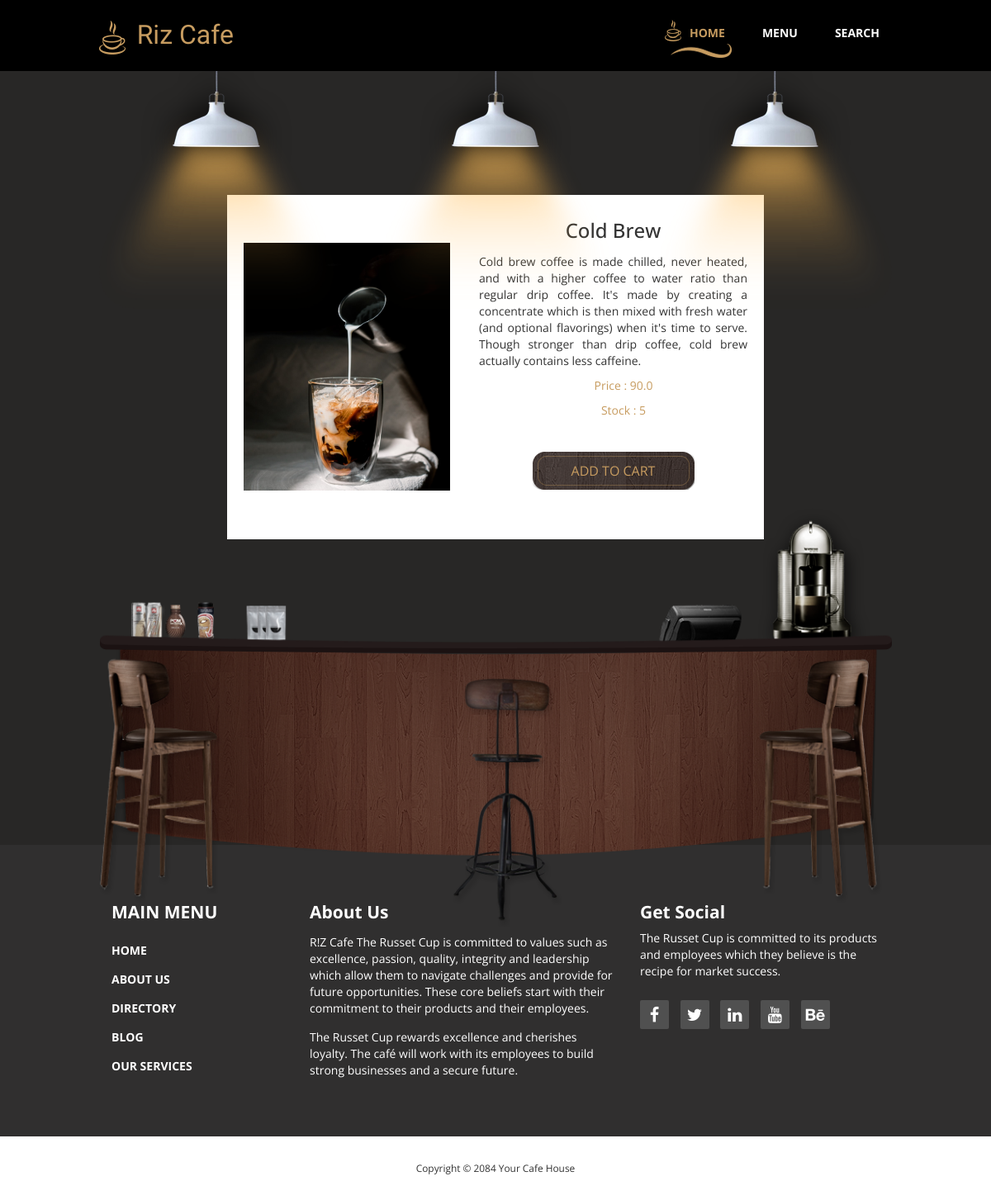
Page /coffee/cold-brew on the committed database.
### CafeApp/models.py (models this page shows, shortened)
class Products(models.Model):
    pname = models.CharField(max_length=250, unique=True)
    pslug = models.SlugField(max_length=250, unique=True)
    pcategory = models.ForeignKey(Category, on_delete=models.CASCADE)
    pprice = models.FloatField()
    pimg = models.ImageField(upload_to='picture')
    pdes = models.TextField()
    pstock = models.IntegerField()
    pavailable = models.BooleanField()

### CafeApp/views.py (the view)
# urls.py: path('<slug:cslug>/<slug:pslug>', views.Display, name='Display'),
def Display(request, cslug, pslug):
    try:
        prod = Products.objects.filter(pcategory__cslug=cslug, pslug=pslug)
    except Exception as e:
        raise e
    return render(request, 'details.html', {'pr': prod})

### AppCart/context_processor.py (called while the page is built)
def count(request):
    items_count = 0
    if 'admin' in request.path:
        return {}
    else:
        try:
            if request.user.is_authenticated:
                ct = CartList.objects.filter(user=request.user)
                cti = Items.objects.all().filter(cart=ct[:1])
                for c in cti:
                    items_count += c.iquan
        except CartList.DoesNotExist:
            items_count = 0
        return dict(itc=items_count)

### Templates/details.html (shortened to what this page needs)
{% extends 'base.html' %}
{% load static %}
{% block content %}
    <section class="tm-welcome-section">
      <div class="container tm-position-relative">
        <div class="tm-lights-container">
          <img src="{% static 'img/light.png' %}" alt="Light" class="light light-1">
          <img src="{% static 'img/light.png' %}" alt="Light" class="light light-2">
          <img src="{% static 'img/light.png' %}" alt="Light" class="light light-3">
        </div>
        <div class="row tm-welcome-content">
                {% for p in pr %}
              <div class="tm-product">
                <img src="{{p.pimg.url}}" height="300px" width="250px" alt="Product">
                <div class="tm-product-text">
                  <h3 class="tm-product-title">{{p.pname}}</h3>
                  <p class="tm-product-description">{{p.pdes}}</p>
                    <p class="tm-section-header gold-text tm-handwriting-font>Price">Price :  {{p.pprice}}</p>
                    <p class="tm-section-header gold-text tm-handwriting-font>Price">Stock : {{p.pstock}}</p>
                    {% if p.pstock <= 0 %}
                    <h1 style="color:red">SORRY NO STOCK</h1>
                    {% else %}
                     <a href="{% url 'add' p.id %}" class="tm-more-button tm-more-button-welcome">Add To Cart</a>
                    {% endif %}
                </div>
              </div>
                {% endfor %}
        </div>
        <img src="{% static 'img/table-set.png' %}" alt="Table Set" class="tm-table-set img-responsive">
      </div>
    </section>
{% endblock %}

### static/css/templatemo-style.css (style rules this page uses)
body { overflow-x: hidden; }
* { font-family: 'Open Sans', sans-serif; }
.container { max-width: 960px; }
.tm-welcome-section { background: #282726; text-align: center; }
.gold-text { color: #c79c60; }
.tm-welcome-content { margin: 150px auto 350px; max-width: 650px; }
.tm-more-button-welcome { margin: 40px auto; }
.tm-more-button { display: -webkit-box; display: -webkit-flex; display: -ms-flexbox; display: flex; -webkit-box-pack: center; -webkit-justify-content: center; -ms-flex-pack: center; justify-content: center; -webkit-box-align: center; -webkit-align-items: center; -ms-flex-align: center; align-items: center; background-image: url(../img/tm-brown-button.png); width: 196px; height: 46px; text-transform: uppercase; font-size: 16px; color: #c79c60; -webkit-transition: all 0.3s ease; transition: all 0.3s ease; }
.tm-position-relative { position: relative; }
.tm-table-set { position: absolute; bottom: -100px; left: 0; }
.tm-lights-container { position: absolute; top: 0; left: 0; display: -webkit-box; display: -webkit-flex; display: -ms-flexbox; display: flex; -webkit-box-pack: justify; -webkit-justify-content: space-between; -ms-flex-pack: justify; justify-content: space-between; width: 100%; }
.tm-section-header { width: 350px; }
.tm-product { margin-right: 0; margin-left: auto; max-width: 652px; display: -webkit-box; display: -webkit-flex; display: -ms-flexbox; display: flex; -webkit-box-pack: justify; -webkit-justify-content: space-between; -ms-flex-pack: justify; justify-content: space-between; -webkit-box-align: center; -webkit-align-items: center; -ms-flex-align: center; align-items: center; background-color: white; padding: 20px; }
.tm-product-text { max-width: 325px; }
.tm-product-title { margin-top: 0; margin-bottom: 15px; -webkit-transition: all 0.3s ease; transition: all 0.3s ease; }
.tm-product-description { margin-bottom: 0; text-align: justify; }
.tm-product { cursor: pointer; margin-bottom: 20px; }

### rows in the picture
Products: pimg (picture), pname "Cold Brew", pdes "Cold brew coffee is made chilled, never heated, and with a higher coffee to water ratio than regular drip coffee. It's made by creating a concentrate which is then mixed with fresh water (and optional flavorings) when it's time to serve. Though stronger than drip coffee, cold brew actually contains less caffeine.", pprice "90.0", pstock "5"
